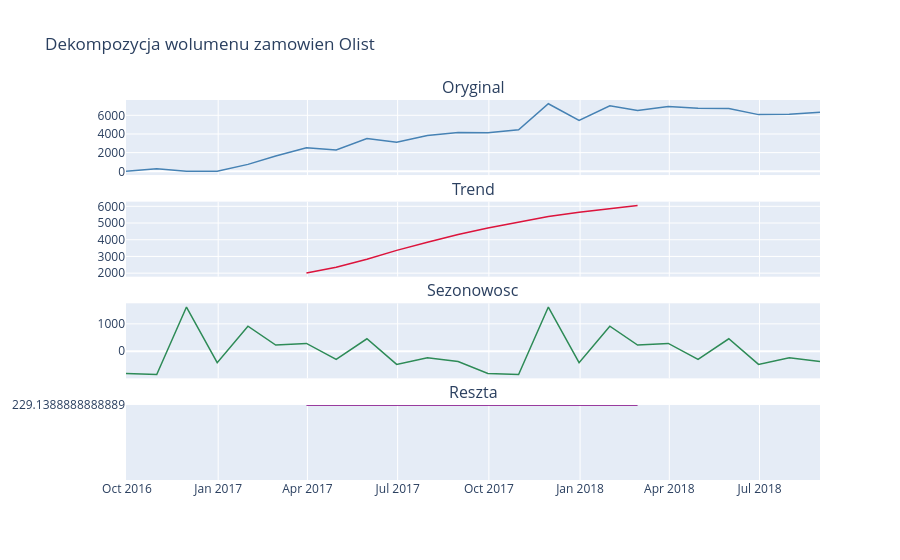

Notebook source saved alongside this figure:
### Markdown cell above
### Dekompozycja: trend + sezonowosc + reszta

Uzywamy `seasonal_decompose` z biblioteki statsmodels (ten sam algorytm co w notebooku budulcowym).

Krok po kroku:
1. Trend - srednia ruchoma z oknem 12 miesiecy (wygladza krotkoterminowe wahania)
2. Sezonowosc - srednie odchylenie od trendu per pozycja w cyklu (miesiac 1-12)
3. Reszta - to czego trend i sezon nie wyjasniaja

### Code cell
result = seasonal_decompose(df_monthly, model="additive", period=12)

fig = make_subplots(rows=4, cols=1,
                    subplot_titles=["Oryginal", "Trend", "Sezonowosc", "Reszta"],
                    shared_xaxes=True, vertical_spacing=0.07)

components = [
    (df_monthly,       "steelblue"),
    (result.trend,     "crimson"),
    (result.seasonal,  "seagreen"),
    (result.resid,     "purple"),
]
for i, (series, color) in enumerate(components, start=1):
    fig.add_trace(go.Scatter(x=series.index, y=series.values, mode="lines",
                             line=dict(color=color, width=1.5)), row=i, col=1)

fig.update_layout(height=1200, showlegend=False,
                  title="Dekompozycja wolumenu zamowien Olist")
fig.show()

### Figure 1 — Plotly figure (JSON) as saved in the notebook; plotly's stock layout.template omitted (floating-point values rounded to 4 significant figures)
{"data": [{"line": {"color": "steelblue", "width": 1.5}, "mode": "lines", "type": "scatter", "x": ["2016-09-30T00:00:00", "2016-10-31T00:00:00", "2016-11-30T00:00:00", "2016-12-31T00:00:00", "2017-01-31T00:00:00", "2017-02-28T00:00:00", "2017-03-31T00:00:00", "2017-04-30T00:00:00", "2017-05-31T00:00:00", "2017-06-30T00:00:00", "2017-07-31T00:00:00", "2017-08-31T00:00:00", "2017-09-30T00:00:00", "2017-10-31T00:00:00", "2017-11-30T00:00:00", "2017-12-31T00:00:00", "2018-01-31T00:00:00", "2018-02-28T00:00:00", "2018-03-31T00:00:00", "2018-04-30T00:00:00", "2018-05-31T00:00:00", "2018-06-30T00:00:00", "2018-07-31T00:00:00", "2018-08-31T00:00:00"], "xaxis": "x", "y": [1, 262, 0, 1, 741, 1643, 2527, 2290, 3518, 3111, 3842, 4165, 4118, 4446, 7238, 5461, 7013, 6507, 6948, 6752, 6722, 6075, 6121, 6330], "yaxis": "y"}, {"line": {"color": "crimson", "width": 1.5}, "mode": "lines", "type": "scatter", "x": ["2016-09-30T00:00:00", "2016-10-31T00:00:00", "2016-11-30T00:00:00", "2016-12-31T00:00:00", "2017-01-31T00:00:00", "2017-02-28T00:00:00", "2017-03-31T00:00:00", "2017-04-30T00:00:00", "2017-05-31T00:00:00", "2017-06-30T00:00:00", "2017-07-31T00:00:00", "2017-08-31T00:00:00", "2017-09-30T00:00:00", "2017-10-31T00:00:00", "2017-11-30T00:00:00", "2017-12-31T00:00:00", "2018-01-31T00:00:00", "2018-02-28T00:00:00", "2018-03-31T00:00:00", "2018-04-30T00:00:00", "2018-05-31T00:00:00", "2018-06-30T00:00:00", "2018-07-31T00:00:00", "2018-08-31T00:00:00"], "xaxis": "x2", "y": [null, null, null, null, null, null, 2013.0, 2359.0, 2835.0, 3364.0, 3853, 4317, 4704.0, 5074.0, 5393.0, 5650.0, 5869.0, 6054.0, null, null, null, null, null, null], "yaxis": "y2"}, {"line": {"color": "seagreen", "width": 1.5}, "mode": "lines", "type": "scatter", "x": ["2016-09-30T00:00:00", "2016-10-31T00:00:00", "2016-11-30T00:00:00", "2016-12-31T00:00:00", "2017-01-31T00:00:00", "2017-02-28T00:00:00", "2017-03-31T00:00:00", "2017-04-30T00:00:00", "2017-05-31T00:00:00", "2017-06-30T00:00:00", "2017-07-31T00:00:00", "2017-08-31T00:00:00", "2017-09-30T00:00:00", "2017-10-31T00:00:00", "2017-11-30T00:00:00", "2017-12-31T00:00:00", "2018-01-31T00:00:00", "2018-02-28T00:00:00", "2018-03-31T00:00:00", "2018-04-30T00:00:00", "2018-05-31T00:00:00", "2018-06-30T00:00:00", "2018-07-31T00:00:00", "2018-08-31T00:00:00"], "xaxis": "x3", "y": [-815.0, -857.1, 1615.0, -418.6, 915.0, 223.8, 284.6, -298.3, 453.8, -482.3, -240.1, -381.1, -815.0, -857.1, 1615.0, -418.6, 915.0, 223.8, 284.6, -298.3, 453.8, -482.3, -240.1, -381.1], "yaxis": "y3"}, {"line": {"color": "purple", "width": 1.5}, "mode": "lines", "type": "scatter", "x": ["2016-09-30T00:00:00", "2016-10-31T00:00:00", "2016-11-30T00:00:00", "2016-12-31T00:00:00", "2017-01-31T00:00:00", "2017-02-28T00:00:00", "2017-03-31T00:00:00", "2017-04-30T00:00:00", "2017-05-31T00:00:00", "2017-06-30T00:00:00", "2017-07-31T00:00:00", "2017-08-31T00:00:00", "2017-09-30T00:00:00", "2017-10-31T00:00:00", "2017-11-30T00:00:00", "2017-12-31T00:00:00", "2018-01-31T00:00:00", "2018-02-28T00:00:00", "2018-03-31T00:00:00", "2018-04-30T00:00:00", "2018-05-31T00:00:00", "2018-06-30T00:00:00", "2018-07-31T00:00:00", "2018-08-31T00:00:00"], "xaxis": "x4", "y": [null, null, null, null, null, null, 229.1, 229.1, 229.1, 229.1, 229.1, 229.1, 229.1, 229.1, 229.1, 229.1, 229.1, 229.1, null, null, null, null, null, null], "yaxis": "y4"}], "layout": {"annotations": [{"font": {"size": 16}, "showarrow": false, "text": "Oryginal", "x": 0.5, "xanchor": "center", "xref": "paper", "y": 1, "yanchor": "bottom", "yref": "paper"}, {"font": {"size": 16}, "showarrow": false, "text": "Trend", "x": 0.5, "xanchor": "center", "xref": "paper", "y": 0.7325, "yanchor": "bottom", "yref": "paper"}, {"font": {"size": 16}, "showarrow": false, "text": "Sezonowosc", "x": 0.5, "xanchor": "center", "xref": "paper", "y": 0.465, "yanchor": "bottom", "yref": "paper"}, {"font": {"size": 16}, "showarrow": false, "text": "Reszta", "x": 0.5, "xanchor": "center", "xref": "paper", "y": 0.1975, "yanchor": "bottom", "yref": "paper"}], "autosize": true, "showlegend": false, "title": {"text": "Dekompozycja wolumenu zamowien Olist"}, "xaxis": {"anchor": "y", "autorange": true, "domain": [0, 1], "matches": "x4", "range": ["2016-09-30", "2018-08-31"], "showticklabels": false, "type": "date"}, "xaxis2": {"anchor": "y2", "autorange": true, "domain": [0, 1], "matches": "x4", "range": ["2016-09-30", "2018-08-31"], "showticklabels": false, "type": "date"}, "xaxis3": {"anchor": "y3", "autorange": true, "domain": [0, 1], "matches": "x4", "range": ["2016-09-30", "2018-08-31"], "showticklabels": false, "type": "date"}, "xaxis4": {"anchor": "y4", "autorange": true, "domain": [0, 1], "range": ["2016-09-30", "2018-08-31"], "type": "date"}, "yaxis": {"anchor": "x", "autorange": true, "domain": [0.8025, 1], "range": [-402.1, 7640.0], "type": "linear"}, "yaxis2": {"anchor": "x2", "autorange": true, "domain": [0.535, 0.7325], "range": [1789.0, 6279.0], "type": "linear"}, "yaxis3": {"anchor": "x3", "autorange": true, "domain": [0.2675, 0.465], "range": [-994.5, 1753.0], "type": "linear"}, "yaxis4": {"anchor": "x4", "autorange": true, "domain": [0, 0.1975], "range": [229.1, 229.1], "type": "linear"}}}
